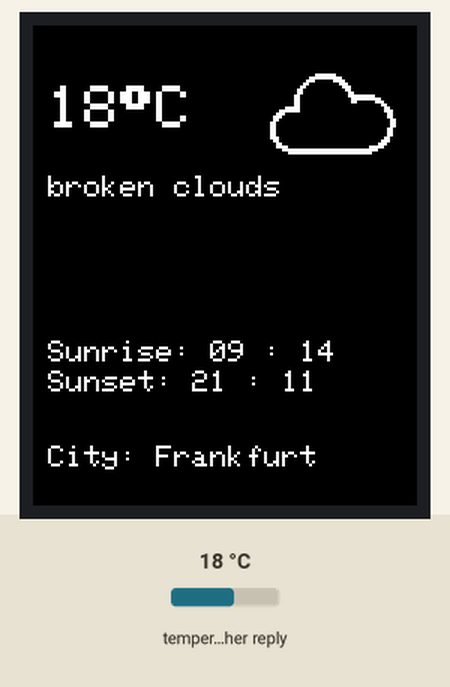
Simulated run of this sketch. Board: ESP8266 (NodeMCU). Parts: 128×160 colour display. Inputs (shaded band) come from the test bench; at power-on: temperature in the weather reply 18 °C. WiFi joins after 1.5 s; servers stay silent unless stated; uploads are accepted with an empty reply; web services answer with replies made up by the test bench; what the sketch prints to the serial monitor is not drawn.

Above: at 2.7 s.

The sketch:

ArduinoWeatherStation.ino
```cpp
#include <SPI.h>
#include <Wire.h>

//TFT display
#include "Adafruit_GFX.h"
#include <Adafruit_ST7735.h>

//wifi module
#include <ESP8266WiFi.h>
#include <ESP8266HTTPClient.h>
#include <ArduinoJson.h>
#include "WeatherData.h"

// Color definitions
#define BLACK    0x0000
#define BLUE     0x001F
#define RED      0xF800
#define GREEN    0x07E0
#define CYAN     0x07FF
#define MAGENTA  0xF81F
#define YELLOW   0xFFE0
#define WHITE    0xFFFF
#define GREY     0xC618

// Define pins that will be used as parameters in the TFT constructor
#define cs   D8
#define dc   D3
#define rst  D4

WeatherData weatherData = WeatherData();

const String API_KEY = ""; //add your own accuweather API KEY
String city = "Frankfurt "; // add your prefered city
String units = "metric"; // (options: metric/imperial )

const char* ssid = ""; //TODO REMOVE before push to github
const char* password = ""; //TODO REMOVE before push to github

// Instantiate the TFT constructor with the pin values defined above
Adafruit_ST7735 tft = Adafruit_ST7735(cs, dc, rst);

long weatherDataTimer = 0;

void setup () {

  Serial.begin(115200);

  Wire.begin();

  tft.initR(INITR_BLACKTAB);   // initialize a ST7735S chip, black tab
  tft.fillScreen(BLACK);
  tft.setCursor(30, 80);
  tft.setTextColor(WHITE);
  tft.setTextSize(1);
  tft.print("Connecting...");

  WiFi.begin(ssid, password);

  while (WiFi.status() != WL_CONNECTED) {
    delay(1000);
    Serial.print("Connecting..");
  }

  tft.fillScreen(BLACK);
  tft.setCursor(30, 80);
  tft.setTextColor(WHITE);
  tft.setTextSize(1);
  tft.print("Connected");

  initWeather();
}

void loop() {
  if (millis() - weatherDataTimer > 60000) {
    initWeather();
    weatherDataTimer = millis();
  }
}

void initWeather() {
  if (WiFi.status() != WL_CONNECTED) {
    tft.fillScreen(BLACK);
    tft.setCursor(30, 80);
    tft.setTextColor(WHITE);
    tft.setTextSize(1);
    tft.print("Disconnected");
  } else {
    getWeatherData();
  }
}


void getWeatherData() {
  String url = "http://api.openweathermap.org/data/2.5/weather?q=" + city + "&units=" + units + "&APPID=" + API_KEY;

  HTTPClient http;  //Declare an object of class HTTPClient
  http.begin(url);  //Specify request destination
  int httpCode = http.GET();//Send the request
  if (httpCode > 0) { //Check t he returning code
    String payload = http.getString();   //Get the request response payload
    //parse data
    parseWeatherData(payload);
  }
  http.end();//Close connection
}

/**
 * Comverted json data using
 * https://arduinojson.org/v5/assistant/
 */
void parseWeatherData(String payload) {
  const size_t capacity = JSON_ARRAY_SIZE(1) + JSON_OBJECT_SIZE(1) + 2 * JSON_OBJECT_SIZE(2) + 2 * JSON_OBJECT_SIZE(4) + JSON_OBJECT_SIZE(7) + JSON_OBJECT_SIZE(11) + 500;
  DynamicJsonBuffer jsonBuffer(capacity);

  JsonObject& root = jsonBuffer.parseObject(payload);

  float coord_lon = root["coord"]["lon"]; // 25.61
  float coord_lat = root["coord"]["lat"]; // 45.65

  JsonObject& weather_0 = root["weather"][0];
  int weather_0_id = weather_0["id"]; // 803
  const char* weather_0_main = weather_0["main"]; // "Clouds"
  const char* weather_0_description = weather_0["description"]; // "broken clouds"
  const char* weather_0_icon = weather_0["icon"]; // "04d"

  const char* base = root["base"]; // "stations"

  JsonObject& main = root["main"];
  float main_temp = main["temp"]; // -6.04
  float main_pressure = main["pressure"]; // 1036.21
  int main_humidity = main["humidity"]; // 65
  float main_temp_min = main["temp_min"]; // -6.04
  float main_temp_max = main["temp_max"]; // -6.04
  float main_sea_level = main["sea_level"]; // 1036.21
  float main_grnd_level = main["grnd_level"]; // 922.42

  float wind_speed = root["wind"]["speed"]; // 1.21
  float wind_deg = root["wind"]["deg"]; // 344.501

  int clouds_all = root["clouds"]["all"]; // 68

  long dt = root["dt"]; // 1551023165

  JsonObject& sys = root["sys"];
  float sys_message = sys["message"]; // 0.0077
  const char* sys_country = sys["country"]; // COUNTRY
  long sys_sunrise = sys["sunrise"]; // 1550984672
  long sys_sunset = sys["sunset"]; // 1551023855

  long id = root["id"]; // 683844
  const char* cityName = root["name"]; // CITY
  int cod = root["cod"]; // 200

  tft.fillScreen(BLACK);

  getCurrentTimeRequest(coord_lat, coord_lon);

  displayTemperature(main_temp);
  displayIcon(weather_0_icon);
  displayDescription(weather_0_description);
  displaySunriseTime(sys_sunrise);
  displaySunsetTime(sys_sunset);
  displayLocation(cityName);

  delay(5000);
}

void getCurrentTimeRequest(float latitude, float longitude) {
  String url = "http://api.geonames.org/timezoneJSON?lat=" + String(latitude) + "&lng=" + String(longitude) + "&username=kode";

  HTTPClient http;  //Declare an object of class HTTPClient
  http.begin(url);  //Specify request destination
  int httpCode = http.GET();//Send the request
  if (httpCode > 0) { //Check the returning code
    String payload = http.getString();   //Get the request response payload
    //parse data
    parseTimeData(payload);
  }
  http.end();   //Close connection
}

void parseTimeData(String payload) {
  const size_t capacity = JSON_OBJECT_SIZE(11) + 220;
  DynamicJsonBuffer jsonBuffer(capacity);

  JsonObject& root = jsonBuffer.parseObject(payload);

  const char* sunrise = root["sunrise"]; // "2019-03-08 06:44"
  float lng = root["lng"]; // 25.61
  const char* countryCode = root["countryCode"]; // "RO"
  int gmtOffset = root["gmtOffset"]; // 2
  int rawOffset = root["rawOffset"]; // 2
  const char* sunset = root["sunset"]; // "2019-03-08 18:13"
  const char* timezoneId = root["timezoneId"]; // "Europe/Bucharest"
  int dstOffset = root["dstOffset"]; // 3
  const char* countryName = root["countryName"]; // "Romania"
  const char* currentTime = root["time"]; // "2019-03-08 01:11"
  float lat = root["lat"]; // 45.65

  Serial.print(currentTime);

  displayCurrentTime(currentTime);
}

// TIME
void displayCurrentTime(String currentTime) {
  tft.setTextSize(3);
  tft.setCursor(1, 70);

  String timeOnly = currentTime.substring(10);
  tft.print(timeOnly);
}

// TEMPERATURE
void displayTemperature(float main_temp) {
  tft.setTextColor(WHITE);
  tft.setTextSize(2.5);

  tft.setCursor(5, 20);
  String temperatureValue = String((int)main_temp) + (char)247 + "C";
  tft.print(temperatureValue);
}

// ICON
void displayIcon(String weatherIcon) {
  tft.setTextSize(1);
  tft.drawBitmap(75, 5, weatherData.GetIcon(weatherIcon) , 50, 50, WHITE);
}

// DESCRIPTION
void displayDescription(String weatherDescription) {
  tft.setTextSize(1);
  tft.setCursor(5, 50);
  if(weatherDescription.length() > 18){
   weatherDescription = weatherDescription.substring(0, 15) + "...";
  }
  String description = String(weatherDescription);
  tft.print(description);
}

// SUNRISE
void displaySunriseTime(long sys_sunrise) {

  sys_sunrise = sys_sunrise + 7200 + 3600;//ADD 2 Hours (For GMT+2)

  int hr = (sys_sunrise  % 86400L) / 3600;
  int minute = (sys_sunrise % 3600) / 60;
  int sec = (sys_sunrise % 60);

  String sunriseHour;
  String sunriseMinute;

  if (hr < 10) {
    sunriseHour = "0" + String(hr);
  } else {
    sunriseHour = String(hr);
  }

  if (minute < 10) {
    sunriseMinute = "0" + String(minute);
  } else {
    sunriseMinute = String(minute);
  }

  tft.setTextSize(1);
  tft.setCursor(5, 105);

  String sunrise = "Sunrise: " + sunriseHour + " : " + sunriseMinute;
  tft.print(sunrise);
}


// SUNSET
void displaySunsetTime(long sys_sunset) {

  sys_sunset = sys_sunset + 7200 + 3600;//ADD 2 Hours (For GMT+2)

  int sunset_hr = (sys_sunset  % 86400L) / 3600;
  int sunset_minute = (sys_sunset % 3600) / 60;
  int sunset_sec = (sys_sunset % 60);

  String sunsetHour;
  String sunsetMinute;

  if (sunset_hr < 10) {
    sunsetHour = "0" + String(sunset_hr);
  } else {
    sunsetHour = String(sunset_hr);
  }

  if (sunset_minute < 10) {
    sunsetMinute = "0" + String(sunset_minute);
  } else {
    sunsetMinute = String(sunset_minute);
  }

  tft.setTextSize(1);
  tft.setCursor(5, 115);

  String sunset = "Sunset: " + sunsetHour + " : " + sunsetMinute;
  tft.print(sunset);
}

// LOCATION
void displayLocation(String cityName) {
  tft.setTextSize(1);
  tft.setCursor(5, 140);
  String loc = "City: " + String(cityName);
  tft.print(loc);
}
```

WeatherData.h
```cpp
#include "Arduino.h"

class WeatherData {

public:
 uint8_t* GetIcon(String weatherType);

private:
//empty

};
```

Source omitted: eatherData.cpp (data table, 25542 bytes)
